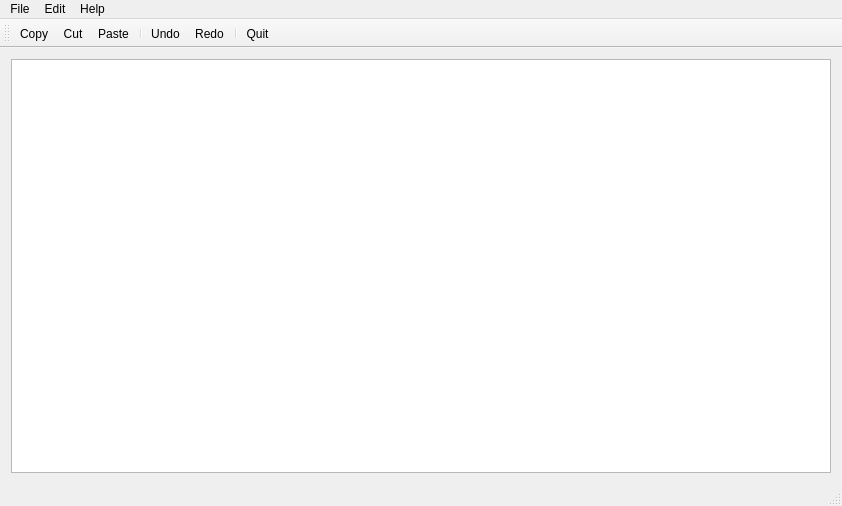
<?xml version="1.0" encoding="UTF-8"?>
<ui version="4.0">
 <class>MainWindow</class>
 <widget class="QMainWindow" name="MainWindow">
  <property name="geometry">
   <rect>
    <x>0</x>
    <y>0</y>
    <width>842</width>
    <height>506</height>
   </rect>
  </property>
  <property name="windowTitle">
   <string>MainWindow</string>
  </property>
  <widget class="QWidget" name="centralWidget">
   <layout class="QVBoxLayout" name="verticalLayout">
    <item>
     <widget class="QTextEdit" name="textEdit"/>
    </item>
   </layout>
  </widget>
  <widget class="QMenuBar" name="menuBar">
   <property name="geometry">
    <rect>
     <x>0</x>
     <y>0</y>
     <width>842</width>
     <height>22</height>
    </rect>
   </property>
   <widget class="QMenu" name="menuFile">
    <property name="title">
     <string>File</string>
    </property>
    <addaction name="actionQuit"/>
   </widget>
   <widget class="QMenu" name="menuEdit">
    <property name="title">
     <string>Edit</string>
    </property>
    <addaction name="actionCopy"/>
    <addaction name="actionCut"/>
    <addaction name="actionPaste"/>
    <addaction name="separator"/>
    <addaction name="actionUndo"/>
    <addaction name="actionRedo"/>
   </widget>
   <widget class="QMenu" name="menuHelp">
    <property name="title">
     <string>Help</string>
    </property>
    <addaction name="actionAbout"/>
    <addaction name="actionAbout_Qt"/>
   </widget>
   <addaction name="menuFile"/>
   <addaction name="menuEdit"/>
   <addaction name="menuHelp"/>
  </widget>
  <widget class="QToolBar" name="mainToolBar">
   <attribute name="toolBarArea">
    <enum>TopToolBarArea</enum>
   </attribute>
   <attribute name="toolBarBreak">
    <bool>false</bool>
   </attribute>
   <addaction name="actionCopy"/>
   <addaction name="actionCut"/>
   <addaction name="actionPaste"/>
   <addaction name="separator"/>
   <addaction name="actionUndo"/>
   <addaction name="actionRedo"/>
   <addaction name="separator"/>
   <addaction name="actionQuit"/>
  </widget>
  <widget class="QStatusBar" name="statusBar"/>
  <action name="actionQuit">
   <property name="icon">
    <iconset resource="resource.qrc">
     <normaloff>:/images/quitIcon.png</normaloff>:/images/quitIcon.png</iconset>
   </property>
   <property name="text">
    <string>Quit</string>
   </property>
  </action>
  <action name="actionCopy">
   <property name="icon">
    <iconset resource="resource.qrc">
     <normaloff>:/images/copyIcon.png</normaloff>:/images/copyIcon.png</iconset>
   </property>
   <property name="text">
    <string>Copy</string>
   </property>
  </action>
  <action name="actionCut">
   <property name="icon">
    <iconset resource="resource.qrc">
     <normaloff>:/images/cutIcon.png</normaloff>:/images/cutIcon.png</iconset>
   </property>
   <property name="text">
    <string>Cut</string>
   </property>
  </action>
  <action name="actionPaste">
   <property name="icon">
    <iconset resource="resource.qrc">
     <normaloff>:/images/pasteIcon.png</normaloff>:/images/pasteIcon.png</iconset>
   </property>
   <property name="text">
    <string>Paste</string>
   </property>
  </action>
  <action name="actionUndo">
   <property name="icon">
    <iconset resource="resource.qrc">
     <normaloff>:/images/undoIcon.png</normaloff>:/images/undoIcon.png</iconset>
   </property>
   <property name="text">
    <string>Undo</string>
   </property>
  </action>
  <action name="actionRedo">
   <property name="icon">
    <iconset resource="resource.qrc">
     <normaloff>:/images/redoIcon.png</normaloff>:/images/redoIcon.png</iconset>
   </property>
   <property name="text">
    <string>Redo</string>
   </property>
  </action>
  <action name="actionAbout">
   <property name="icon">
    <iconset resource="resource.qrc">
     <normaloff>:/images/aboutIcon.png</normaloff>:/images/aboutIcon.png</iconset>
   </property>
   <property name="text">
    <string>About</string>
   </property>
  </action>
  <action name="actionAbout_Qt">
   <property name="icon">
    <iconset resource="resource.qrc">
     <normaloff>:/images/aboutQtIcon.png</normaloff>:/images/aboutQtIcon.png</iconset>
   </property>
   <property name="text">
    <string>About Qt</string>
   </property>
  </action>
 </widget>
 <layoutdefault spacing="6" margin="11"/>
 <resources>
  <include location="resource.qrc"/>
 </resources>
 <connections/>
</ui>
